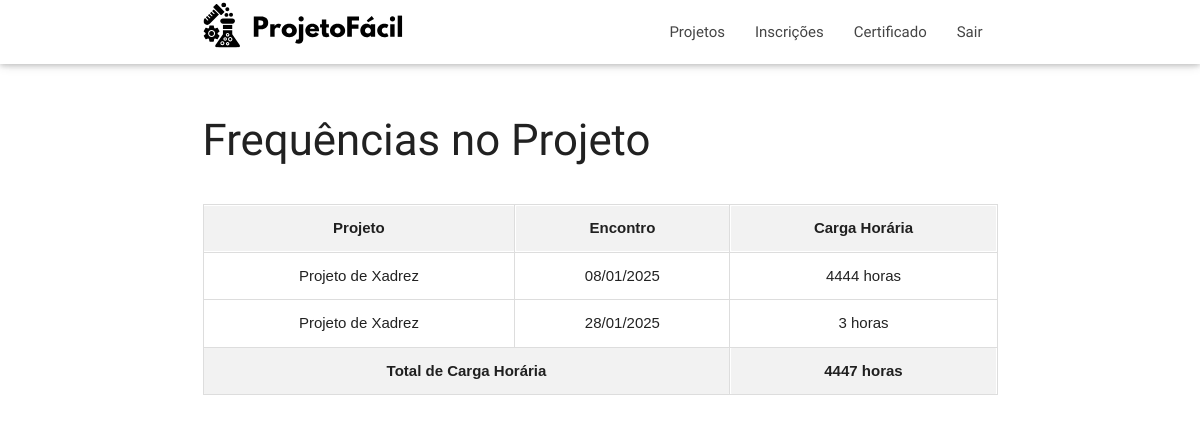
/Login/aluno/frequencia.php?id_projeto=25 (signed in), run on an earlier commit of the app's database.
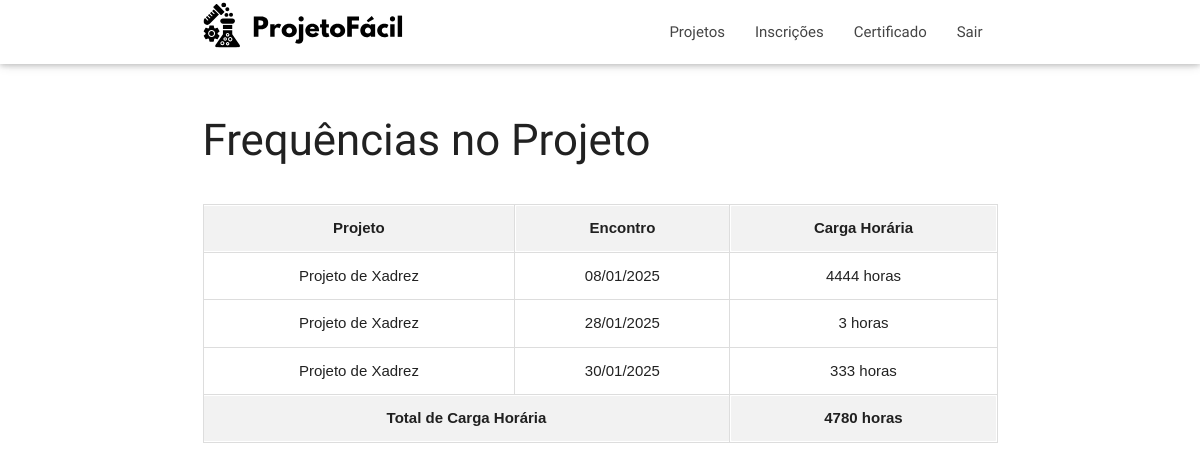
And on a later commit of the database.
### tables this page shows
CREATE TABLE IF NOT EXISTS `encontro` (
  `id_encontro` int NOT NULL AUTO_INCREMENT,
  `CH` int DEFAULT NULL,
  `data` date DEFAULT NULL,
  `fk_id_projeto` int DEFAULT NULL,
  PRIMARY KEY (`id_encontro`),
  KEY `fk_encontro_projeto_id_projeto` (`fk_id_projeto`)
);

CREATE TABLE IF NOT EXISTS `projeto` (
  `id_projeto` int NOT NULL AUTO_INCREMENT,
  `nome_projeto` varchar(255) DEFAULT NULL,
  `situacao` varchar(255) DEFAULT NULL,
  `fk_projeto_id_professor` int DEFAULT NULL,
  `data_finalizacao` date NOT NULL,
  `id_monitor` int NOT NULL,
  PRIMARY KEY (`id_projeto`),
  KEY `fk_projeto_id_professor` (`fk_projeto_id_professor`)
);

### conecta.php (called while the page is built, shortened)
<?php
function executarSQL($mysql, $sql)
{
    $resultado = mysqli_query($mysql, $sql);
    return $resultado;
}

### Login/aluno/frequencia.php (the view, shortened to what this page needs)
<?php
require_once("../../conecta.php");
$conexao = conectar();
if (isset($_GET['id_projeto']) && is_numeric($_GET['id_projeto'])) {
    $id_projeto = intval($_GET['id_projeto']);
    $busca_sql_user_pro = "
        SELECT
            pro.nome_projeto,
            en.data,
            en.CH
        FROM projeto pro
        INNER JOIN encontro en ON en.fk_id_projeto = pro.id_projeto
        INNER JOIN frequencia fre ON fre.fk_id_encontro = en.id_encontro
        WHERE fre.fk_usuario_id_usuario = " . $_SESSION['usuario'][1] . "
          AND pro.id_projeto = $id_projeto
        ORDER BY en.data ASC";
    $resultado_busca_sql_user_pro = executarSQL($conexao, $busca_sql_user_pro);
    $frequencias = mysqli_fetch_all($resultado_busca_sql_user_pro, MYSQLI_ASSOC);
} else {
    echo "<script>alert('Projeto inválido!'); window.location.href = 'minhaInscricoes.php';</script>";
    exit;
}
?>
<!DOCTYPE html>
<html lang="pt-br">
<head>
    <link href="../../Style/css/materialize.min.css" type="text/css" rel="stylesheet" media="screen,projection" />
    <link href="../../Style/css/style.css" type="text/css" rel="stylesheet" media="screen,projection" />
</head>
<body>
<div id="navbar" class="navbar-fixed scrollspy">
        <nav class="white">
            <div class="container">
                <a class="brand-logo"><img src="../../Style/images/logo.svg" style="height: 50px;"></a>
            </div>
            <div class="nav-wrapper container">
                <ul class="right hide-on-med-and-down">
                <li><a href="aluno.php" > Projetos</a></li>
                    <li><a href="minhaInscricoes.php">Inscrições</a></li>
                    <li><a href="inicioCertificado.php">Certificado</a></li>
                    <li><a href="../../index.php">Sair</a></li>
                </ul>
            </div>
        </nav>
    </div>
    <div class="container section scrollspy">
        <div class="section">
            <h3>Frequências no Projeto</h3>
            <div class="table-container">
                <?php if (!empty($frequencias)): ?>
                    <table>
                        <tr>
                            <th>Projeto</th>
                            <th>Encontro</th>
                            <th>Carga Horária</th>
                        </tr>
                        <?php
                        $total_carga_horaria = 0;
                        foreach ($frequencias as $frequencia) {
                            $total_carga_horaria += $frequencia['CH'];
                            echo '<tr>';
                            echo '<td>' . htmlspecialchars($frequencia['nome_projeto']) . '</td>';
                            echo '<td>' . htmlspecialchars(date('d/m/Y', strtotime($frequencia['data']))) . '</td>';
                            echo '<td>' . htmlspecialchars($frequencia['CH']) . ' horas</td>';
                            echo '</tr>';
                        }
                        ?>
                        <tr>
                            <th colspan="2">Total de Carga Horária</th>
                            <th><?php echo $total_carga_horaria; ?> horas</th>
                        </tr>
                    </table>
                <?php else: ?>
                    <p>Não há frequência registrada para este projeto.</p>
                <?php endif; ?>
            </div>
        </div>
    </div>
</body>
</html>

What changed in the data, as far as the page shows it:
added encontro: fk_id_projeto.nome_projeto "Projeto de Xadrez", data "30/01/2025", CH "333"
Also different on the page:
$total_carga_horaria: "4447" → "4780"
